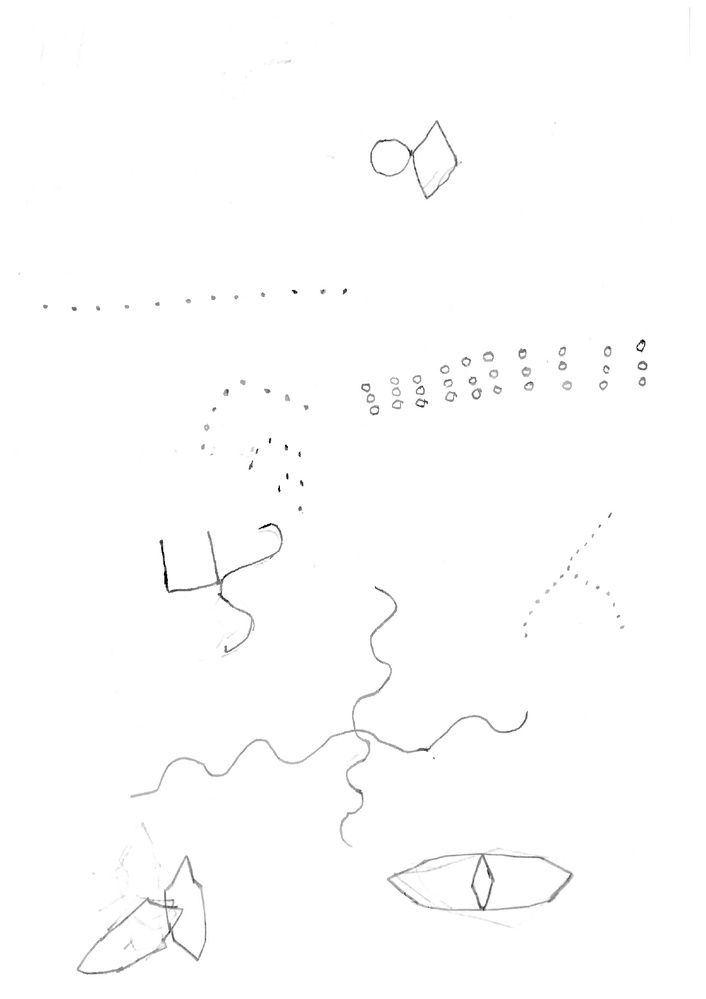
#> input picture data/rraw_drawings/page-00026.jpg, 706 x 999 px, shrunk from 1241 x 1755 before the run, found by its file name; its folder holds only this picture in this run
$ python preprocessing.py
#> lines starting #> are read from the running program, lines starting #| are printed output that depends on the picture; after the words box and inside, x2 and y2 are one past the last pixel; in counts of white or black regions, pixels touching at a corner belong together
import cv2, os
import numpy as np
from skimage.morphology import skeletonize


def preprocess_image(image_path, return_skeleton=False):
    """
    Robust preprocessing pipeline for hand-drawn shapes.

    Returns:
        dict: contains processed images
    """
#> called with image_path = 'data/rraw_drawings/page-00026.jpg', return_skeleton = False

    # 1. Load image
    img = cv2.imread(image_path)
#> img is the input picture: shape (999, 706, 3); min 0, max 255, mean 253.7
    if img is None:
        raise FileNotFoundError(f"Image not found: {image_path}")

    # 2. Grayscale
    gray = cv2.cvtColor(img, cv2.COLOR_BGR2GRAY)

    # 3. Denoising (preserve edges)
    denoised = cv2.GaussianBlur(gray, (5, 5), 0)

    # 4. Contrast enhancement (very important for pencil drawings)
    clahe = cv2.createCLAHE(clipLimit=2.0, tileGridSize=(8, 8))
    enhanced = clahe.apply(denoised)

    # 5. Adaptive Threshold (best for scanned drawings)
    binary = cv2.adaptiveThreshold(
        enhanced,
        255,
        cv2.ADAPTIVE_THRESH_GAUSSIAN_C,
        cv2.THRESH_BINARY_INV,
        31,
        10
    )
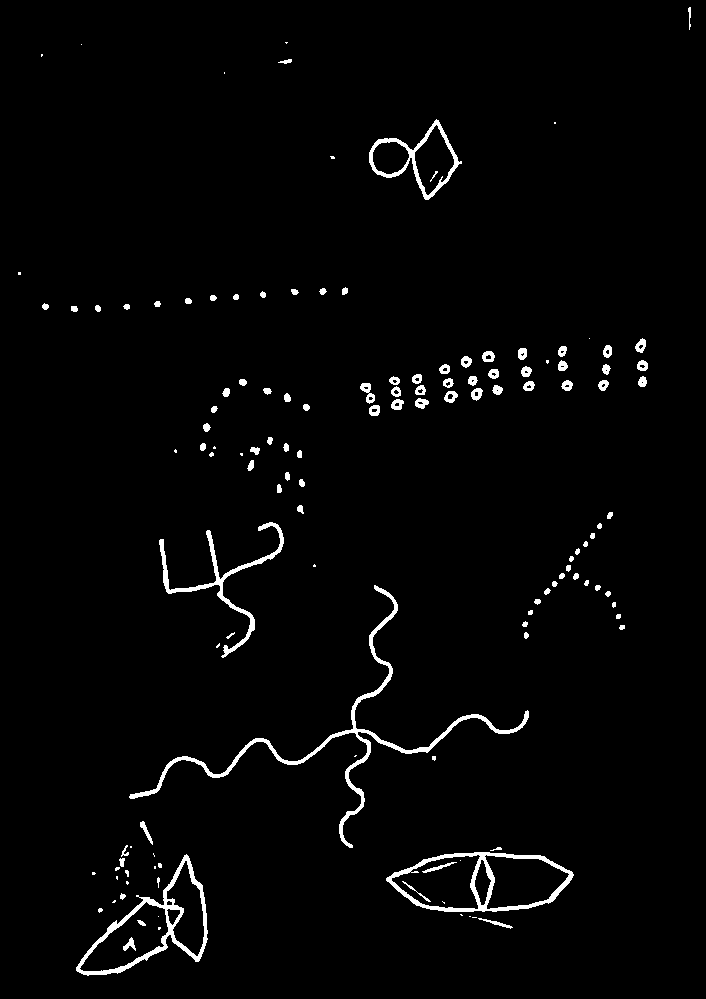
#> binary: shape (999, 706); 2.2% white; 134 white regions (34 under 20 px), largest, box (x1, y1, x2, y2) and area: (129, 585, 529, 848) 3344, (76, 854, 208, 976) 2126, (386, 852, 574, 912) 2093

    # 6. Morphological Cleaning (VERY IMPORTANT FIX)
    kernel = np.ones((3, 3), np.uint8)

    # close gaps first (connect broken strokes)
    closed = cv2.morphologyEx(binary, cv2.MORPH_CLOSE, kernel, iterations=1)
#> closed: shape (999, 706); 2.2% white; 125 white regions (29 under 20 px), largest, box (x1, y1, x2, y2) and area: (129, 585, 529, 848) 3344, (386, 847, 574, 916) 2155, (76, 854, 208, 976) 2155

    # remove small noise
    cleaned = cv2.morphologyEx(closed, cv2.MORPH_OPEN, kernel, iterations=1)
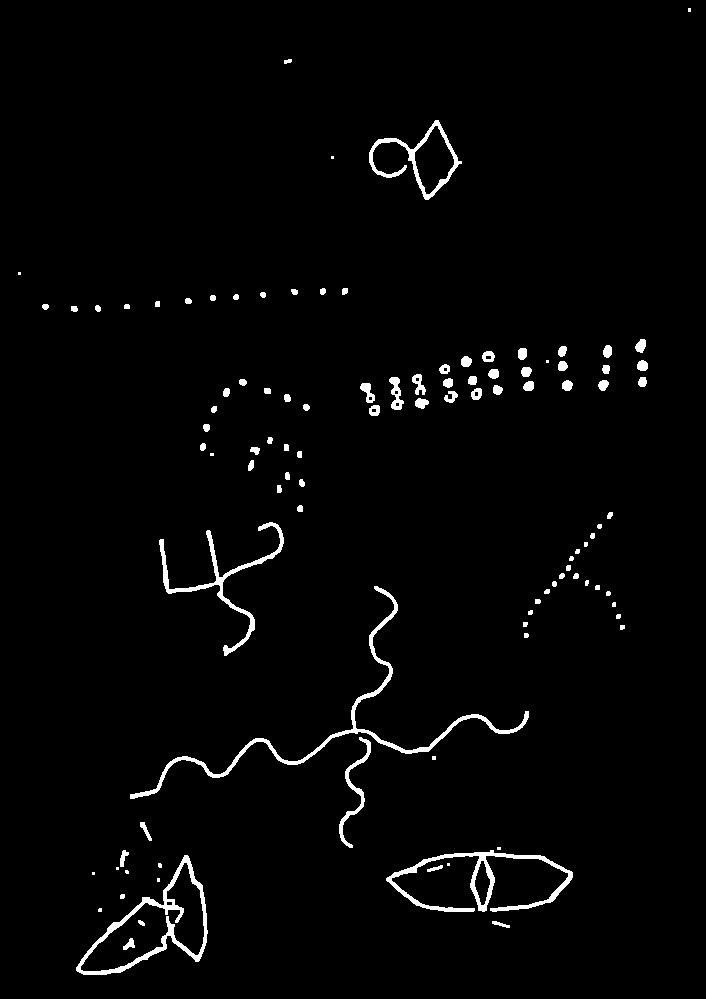
#> cleaned: shape (999, 706); 2.1% white; 104 white regions (16 under 20 px), largest, box (x1, y1, x2, y2) and area: (130, 586, 529, 799) 2736, (76, 855, 208, 975) 2121, (386, 850, 573, 912) 2110

    # optional: strengthen shapes
    cleaned = cv2.dilate(cleaned, kernel, iterations=1)
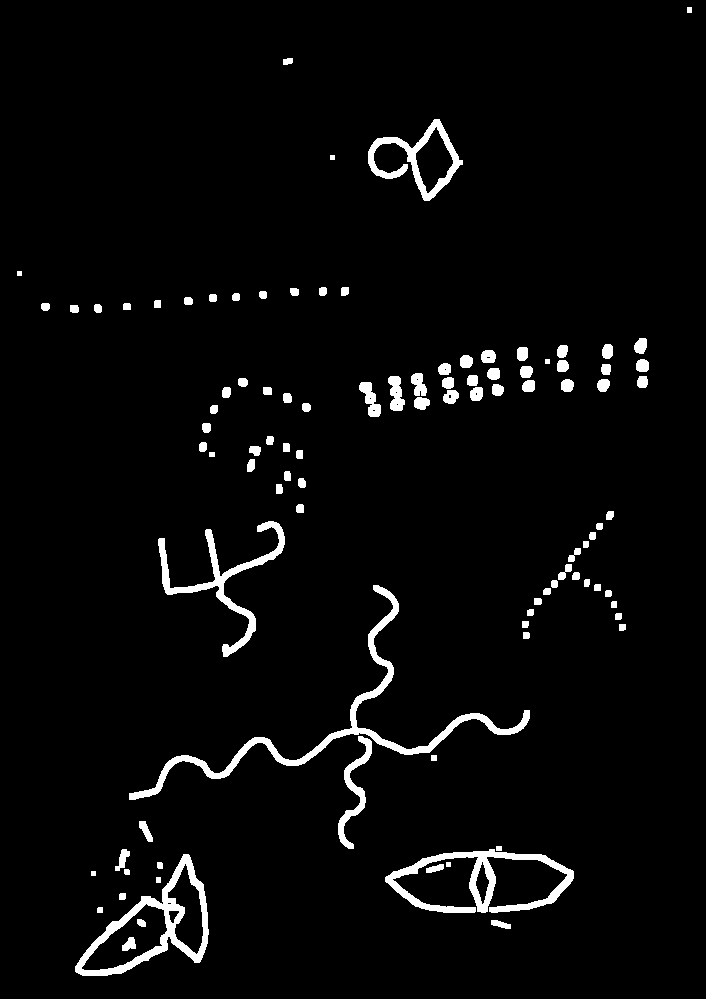
#> cleaned: shape (999, 706); 3.5% white; 100 white regions, largest, box (x1, y1, x2, y2) and area: (129, 585, 530, 800) 4526, (75, 854, 209, 976) 3347, (385, 849, 574, 913) 3312
    '''
    # 7. Skeleton (optional ONLY for analysis, NOT detection)
    skeleton = None
    if return_skeleton:
        sk = skeletonize(cleaned > 0)
        skeleton = (sk * 255).astype(np.uint8)
    '''
    return {
        "gray": gray,
        "denoised": denoised,
        "enhanced": enhanced,
        "binary": binary,
        "cleaned": cleaned,
        # "skeleton": skeleton
    }


input_dir = "data/rraw_drawings"
output_dir = "data/processed_drawings"

os.makedirs(output_dir, exist_ok=True)

for filename in os.listdir(input_dir):
    if filename.lower().endswith((".jpg", ".png", ".jpeg")):
        path = os.path.join(input_dir, filename)

        results = preprocess_image(path)
#> results = 5 items

        save_path = os.path.join(output_dir, filename)
        cv2.imwrite(save_path, results["cleaned"])

        print(f"Processed: {filename}")

$ run again, on data/rraw_drawings/page-00069.jpg
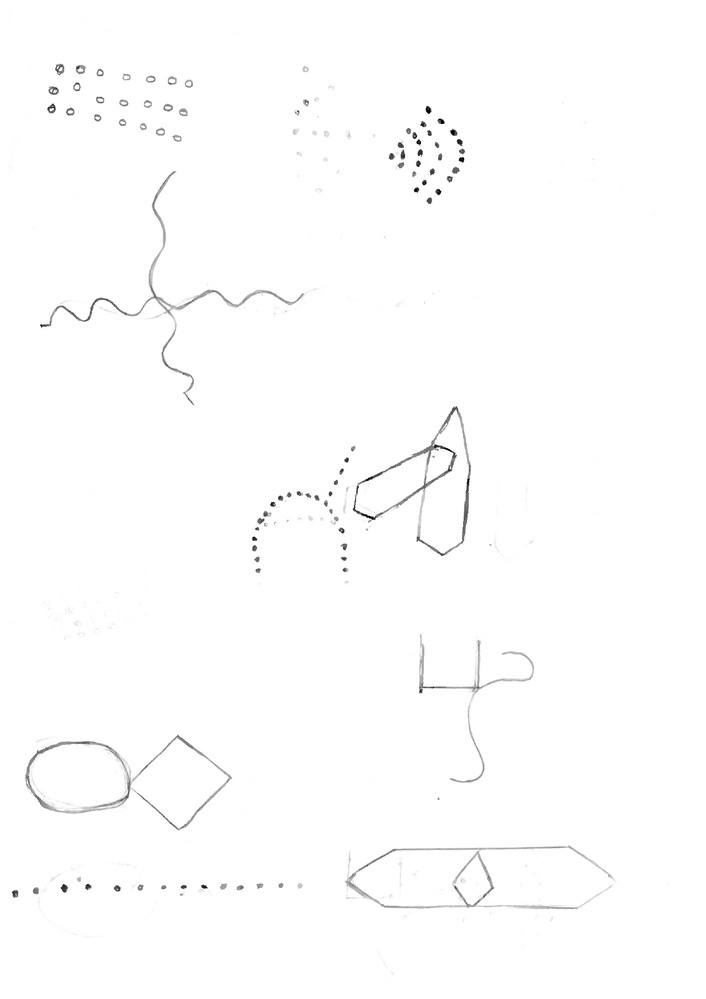
#> input picture data/rraw_drawings/page-00069.jpg, 706 x 999 px, shrunk from 1241 x 1755 before the run, found by its file name
#> in preprocess_image, img is the input picture: shape (999, 706, 3); min 0, max 255, mean 253.3
#> in preprocess_image, `binary = cv2.adaptiveThreshold( enhanced, 255, cv2.ADAPTIVE_THRESH_GAU..`:
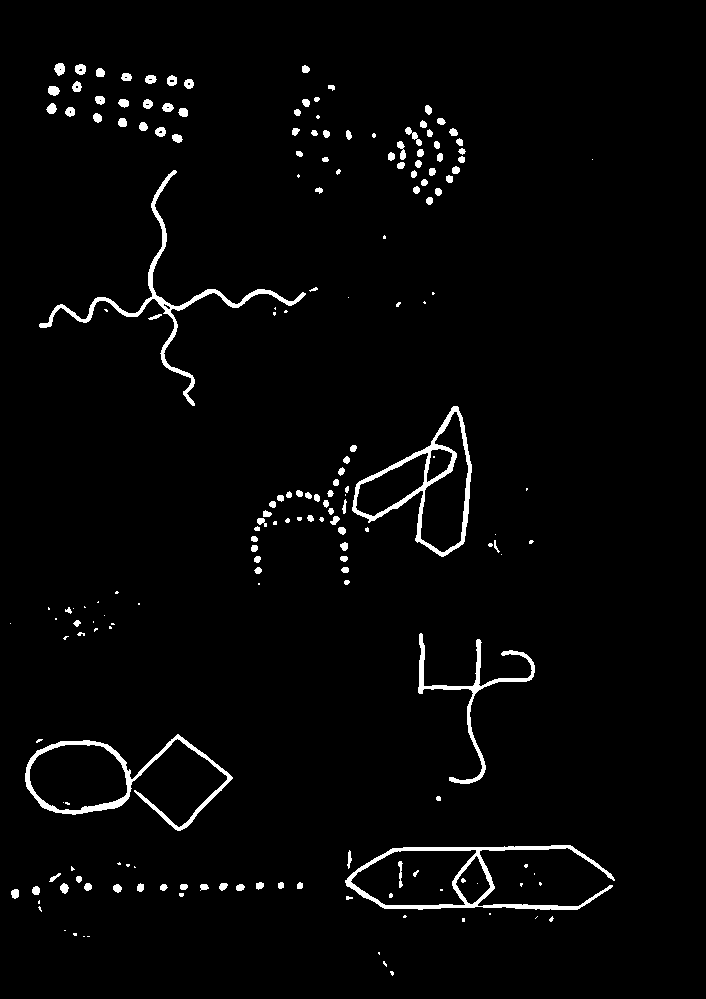
#> binary: shape (999, 706); 2.5% white; 189 white regions (70 under 20 px), largest, box (x1, y1, x2, y2) and area: (345, 845, 615, 910) 2730, (39, 170, 306, 406) 2536, (352, 406, 472, 557) 2469
#> closed: shape (999, 706); 2.6% white; 171 white regions (60 under 20 px), largest, box (x1, y1, x2, y2) and area: (345, 845, 615, 910) 2767, (39, 170, 306, 406) 2554, (352, 406, 472, 557) 2488
#> in preprocess_image, `cleaned = cv2.dilate(cleaned, kernel, iterations=1)`:
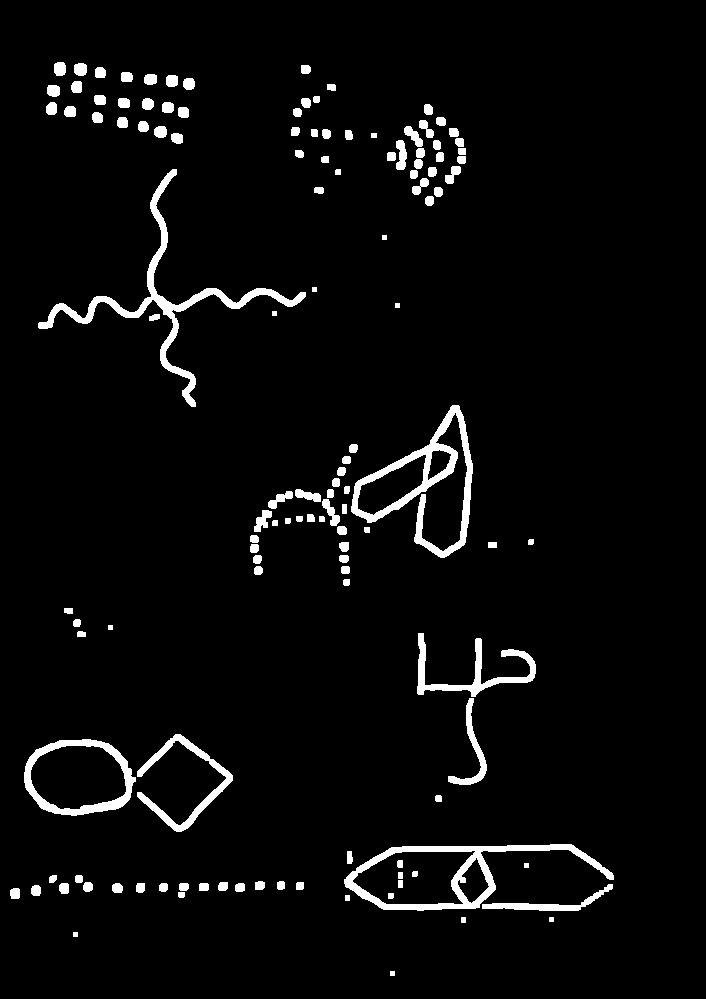
#> cleaned: shape (999, 706); 4% white; 130 white regions, largest, box (x1, y1, x2, y2) and area: (38, 169, 306, 407) 4096, (351, 405, 473, 558) 3878, (344, 844, 614, 911) 3529
#> results = 5 items

$ run again, on data/rraw_drawings/page-00070.jpg
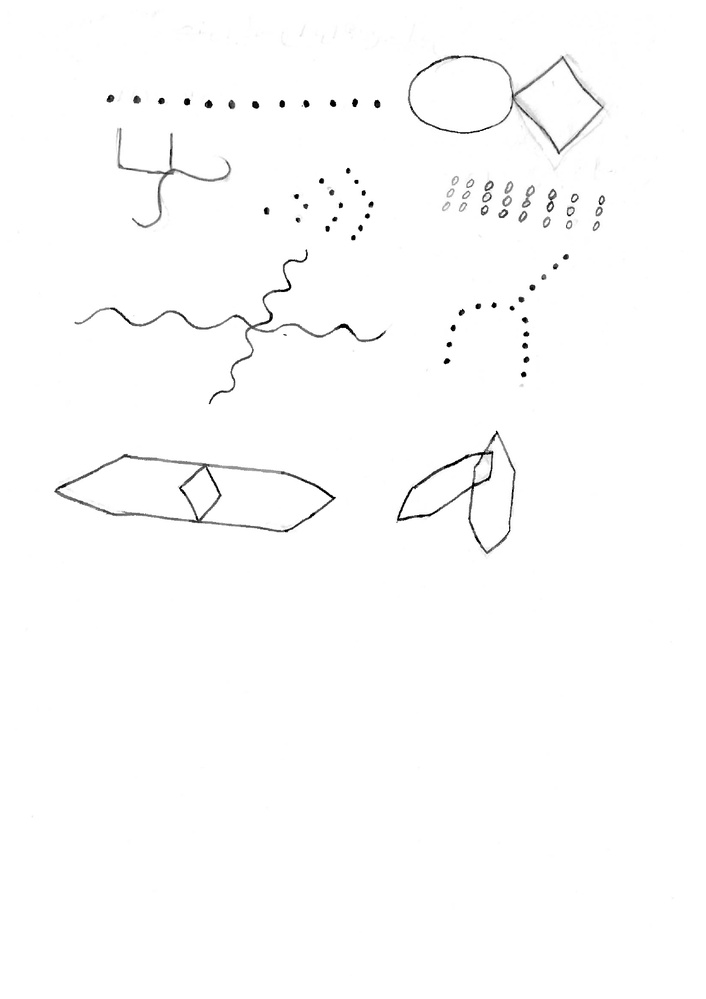
#> input picture data/rraw_drawings/page-00070.jpg, 706 x 999 px, shrunk from 1241 x 1755 before the run, found by its file name
#> in preprocess_image, img is the input picture: shape (999, 706, 3); min 0, max 255, mean 252.7
#> in preprocess_image, `binary = cv2.adaptiveThreshold( enhanced, 255, cv2.ADAPTIVE_THRESH_GAU..`:
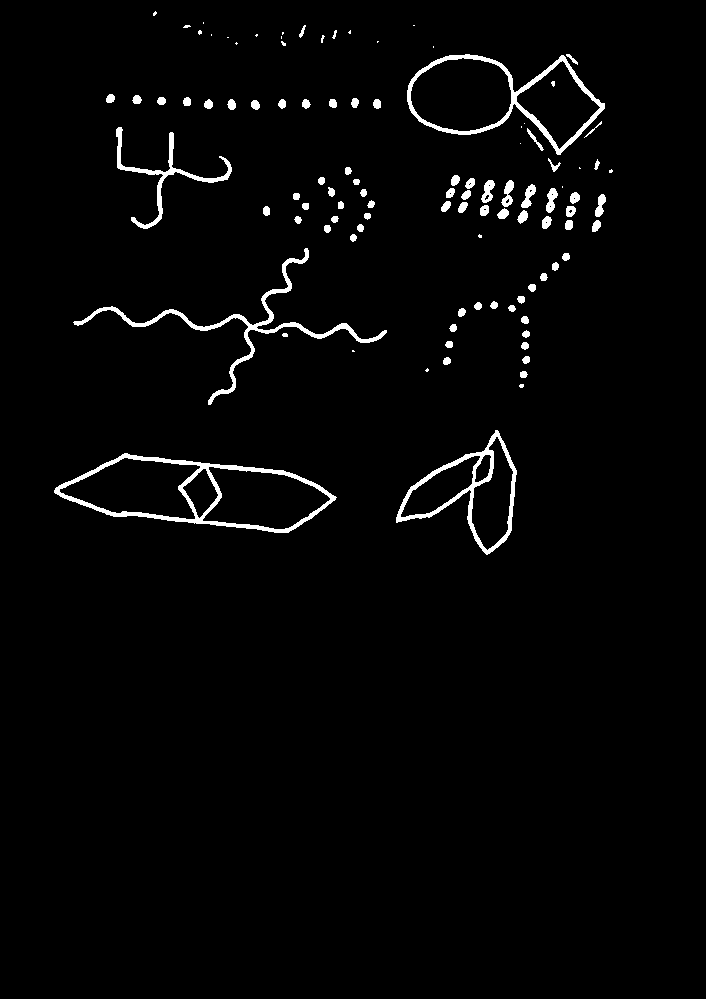
#> binary: shape (999, 706); 2.3% white; 104 white regions (27 under 20 px), largest, box (x1, y1, x2, y2) and area: (54, 453, 337, 533) 3002, (73, 248, 387, 405) 2439, (407, 54, 605, 155) 2385
#> closed: shape (999, 706); 2.3% white; 95 white regions (25 under 20 px), largest, box (x1, y1, x2, y2) and area: (54, 453, 337, 533) 3014, (73, 248, 387, 405) 2458, (407, 54, 605, 155) 2444
#> in preprocess_image, `cleaned = cv2.dilate(cleaned, kernel, iterations=1)`:
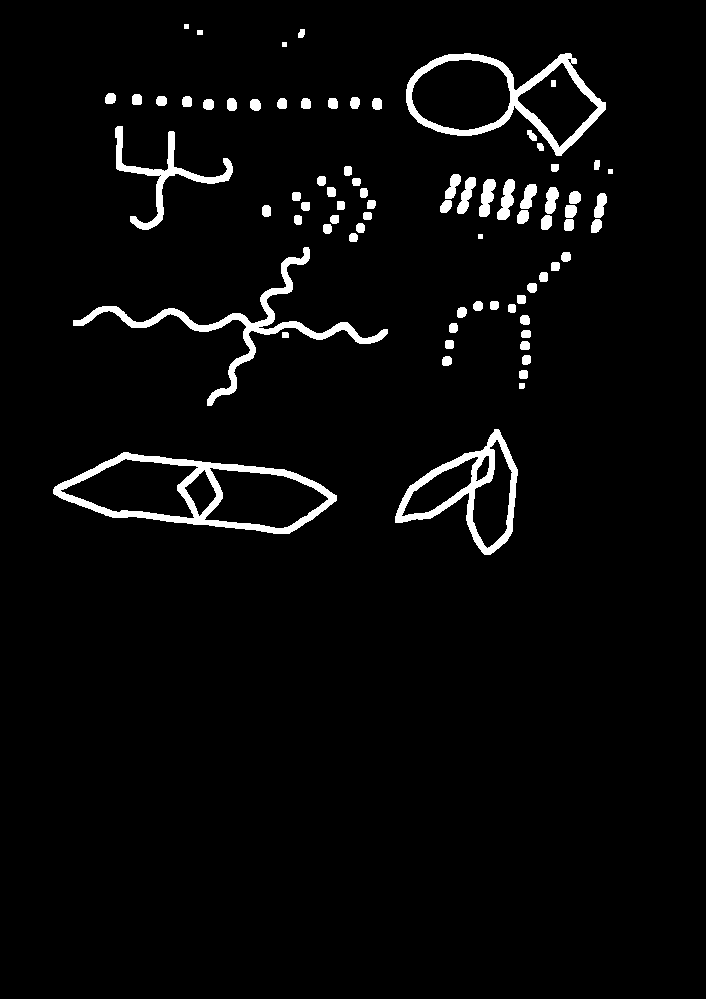
#> cleaned: shape (999, 706); 3.6% white; 77 white regions, largest, box (x1, y1, x2, y2) and area: (53, 452, 337, 534) 4730, (73, 247, 388, 406) 3965, (406, 53, 606, 156) 3865
#> results = 5 items
